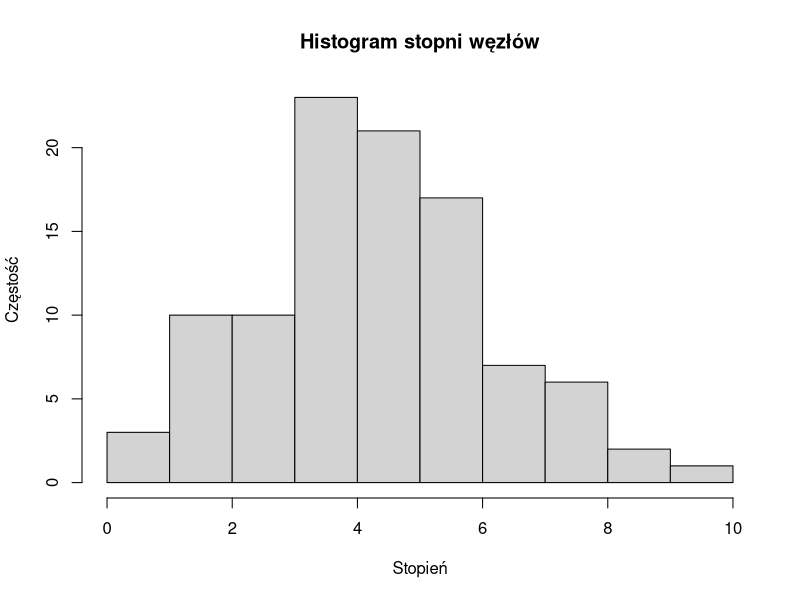
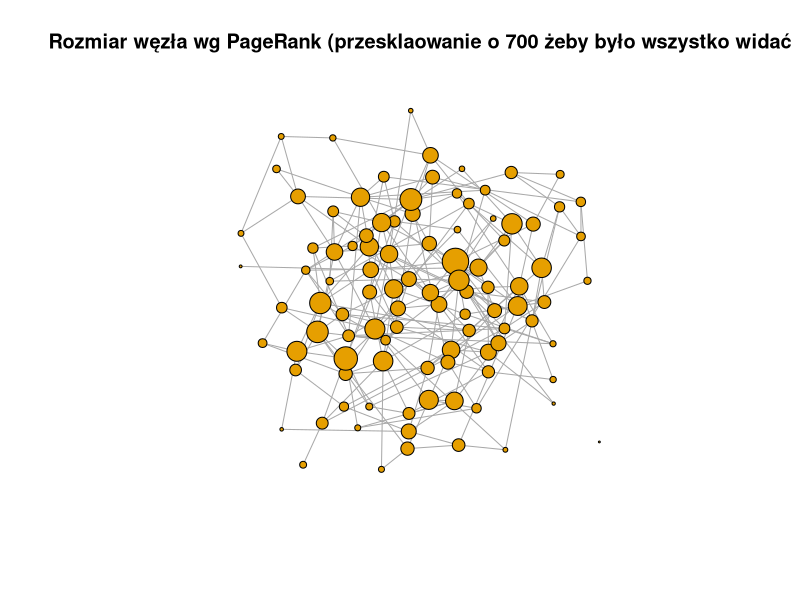

Generate these figures, in order, with R:
library(igraph)

# 2. Wygeneruj sieć Erdős-Rényi o stu wierzchołkach i prawdopodobieństwie krawędzi = 0.05.
g <- sample_gnp(n = 100, p = 0.05)

# 3. Wydrukuj podsumowanie grafu - czy graf jest ważony?
print(g)
# Graf nie jest ważony bo nie ma litery W w opisie IGRAPH oraz atrybutu weight (e/n).

# 4. Wylistuj wszystkie wierzchołki i krawędzie.
V(g)
E(g)

# 5. Ustaw wagi wszystkich krawędzi na losowe z zakresu 0.01 do 1
E(g)$weight <- runif(ecount(g), min = 0.01, max = 1)

# 6. Wydrukuj ponownie podsumowanie grafu - czy teraz graf jest ważony?
print(g)
#  Graf jest teraz ważony bo jest widoczna litera W w opisie IGRAPH oraz atrybut weight (e/n).

# 7. Jaki jest stopień każdego węzła? Następnie stwórz histogram stopni węzłów.
degree(g)
hist(degree(g), main="Histogram stopni węzłów", xlab="Stopień", ylab="Częstość")

# 8. Ile jest klastrów (connected components) w grafie?
components(g)$no

# 9. Zwizualizuj graf w taki sposób, aby rozmiar węzłów odpowiadał mierze PageRank.
pr_scores <- page_rank(g)$vector
plot(g, vertex.size = pr_scores*700, vertex.label=NA, main="Rozmiar węzła wg PageRank (przesklaowanie o 700 żeby było wszystko widać")
